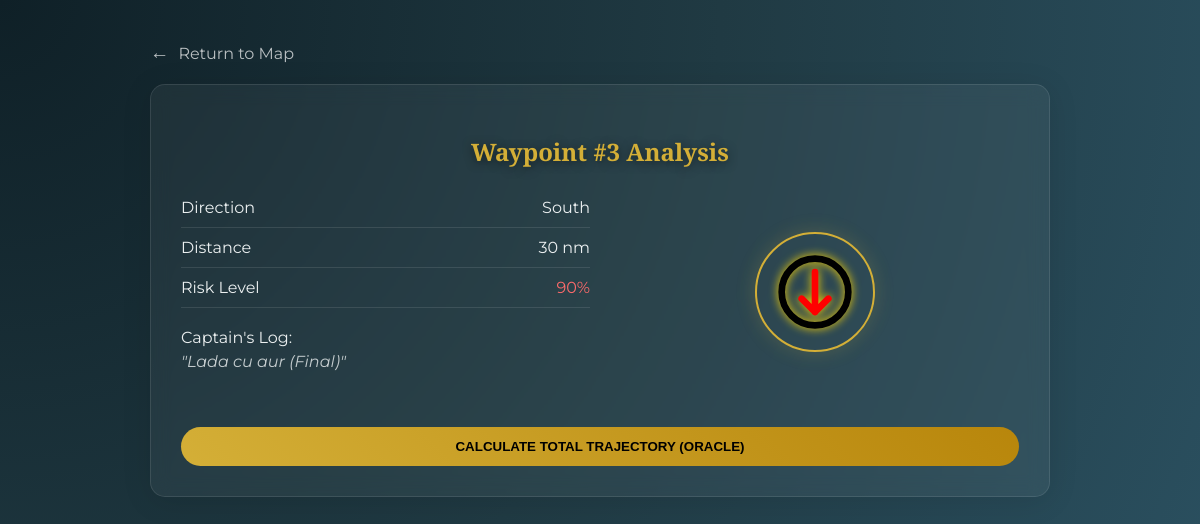
Page /instructions/3/ on the committed database.
### treasure_hunt/models.py (models this page shows, shortened)
class Instruction(models.Model):
    DIRECTION_CHOICES = [
        ('north', 'North'),
        ('north-east', 'North-East'),
        ('east', 'East'),
        ('south-east', 'South-East'),
        ('south', 'South'),
        ('south-west', 'South-West'),
        ('west', 'West'),
        ('north-west', 'North-West'),
        ('none', 'None'), # Adaugat pentru pasul final
    ]
    direction = models.CharField(
        max_length=20,
        choices=DIRECTION_CHOICES,
        help_text="alege directia"
    )
    distance = models.IntegerField(
        validators=[MinValueValidator(0)], # Permitem 0 pentru cufar
        help_text="distanta in mile/km"
    )
    description = models.TextField(
        help_text="descrierea pasului"
    )
    risk_level = models.IntegerField(
        validators=[MinValueValidator(0), MaxValueValidator(100)],
        help_text="cat de periculos e (0-100)",
        default=0
    )
    previous_instruction = models.OneToOneField(
        'self',
        on_delete=models.SET_NULL,
        null=True,
        blank=True,
        related_name='next_instruction',
        help_text="leaga de pasul anterior"
    )

### treasure_hunt/views.py (the view, shortened to what this page needs)
# urls.py: path('instructions/<int:pk>/', views.instruction_detail, name='instruction_detail'),
def instruction_detail(request, pk):
    instruction = get_object_or_404(Instruction, pk=pk)
    total_distance = None
    avg_risk = None
    show_summary = False
    return render(request, 'treasure_hunt/detail.html', {
        'instruction': instruction, 'show_summary': show_summary,
        'total_distance': total_distance, 'avg_risk': avg_risk
    })

### treasure_hunt/templates/treasure_hunt/detail.html (shortened to what this page needs)
{% load static %}
<!DOCTYPE html>
<html lang="en">
<head>
    <link rel="stylesheet" href="{% static 'treasure_hunt/style.css' %}">
</head>
<body>
<div class="container">
    <a href="{% url 'compass' %}" class="back-link">
        <span style="font-size: 1.2rem; margin-right: 5px;">&#8592;</span> Return to Map
    </a>
    <div class="glass-card">
        <h2>Waypoint #{{ instruction.id }} Analysis</h2>
        <div class="detail-grid">
            <div class="info-col">
                <div class="info-row">
                    <span class="info-label">Direction</span>
                    <span class="info-value gold">{{ instruction.get_direction_display }}</span>
                </div>
                <div class="info-row">
                    <span class="info-label">Distance</span>
                    <span class="info-value">{{ instruction.distance }} nm</span>
                </div>
                <div class="info-row">
                    <span class="info-label">Risk Level</span>
                    <span class="info-value" style="color: #ff6b6b;">{{ instruction.risk_level }}%</span>
                </div>
                <div class="info-row" style="border: none; display: block; padding-top: 20px;">
                    <span class="info-label">Captain's Log:</span>
                    <p style="font-style: italic; margin-top: 5px; opacity: 0.8;">"{{ instruction.description }}"</p>
                </div>
            </div>
            <div class="visual-col" style="display: flex; justify-content: center;">
                <div class="compass-circle">
                     <img src="{% static 'treasure_hunt/'|add:instruction.direction|add:'.svg' %}"
                          width="80" height="80"
                          style="filter: drop-shadow(0 0 5px gold);">
                </div>
            </div>
        </div>
        <div style="margin-top: 30px;">
            <a href="?summary=true">
                <button>Calculate Total Trajectory (Oracle)</button>
            </a>
        </div>
    </div>
</div>
</body>
</html>

### treasure_hunt/static/treasure_hunt/style.css (style rules this page uses)
:root { --primary-gold: #d4af37; --glass-bg: rgba(255, 255, 255, 0.05); --glass-border: rgba(255, 255, 255, 0.1); --text-light: #ecf0f1; }
* { box-sizing: border-box; transition: all 0.3s ease; }
body { margin: 0; font-family: 'Montserrat', sans-serif; background: radial-gradient(circle at top left, #0f2027, #203a43, #2c5364); color: var(--text-light); min-height: 100vh; padding: 40px 20px; }
.container { max-width: 900px; margin: 0 auto; }
h1, h2, h3 { font-family: 'Cinzel', serif; color: var(--primary-gold); text-align: center; text-shadow: 0 2px 10px rgba(0,0,0,0.5); }
.glass-card { background: var(--glass-bg); backdrop-filter: blur(10px); border: 1px solid var(--glass-border); border-radius: 15px; padding: 30px; margin-bottom: 30px; box-shadow: 0 4px 30px rgba(0, 0, 0, 0.1); }
button { background: linear-gradient(45deg, var(--primary-gold), #b8860b); color: #000; font-weight: bold; padding: 12px 25px; border: none; border-radius: 50px; cursor: pointer; width: 100%; text-transform: uppercase; }
.back-link { color: rgba(255,255,255,0.7); text-decoration: none; display: block; margin-bottom: 20px; }
.detail-grid { display: grid; grid-template-columns: 1fr 1fr; gap: 20px; align-items: center; }
.info-row { border-bottom: 1px solid rgba(255,255,255,0.1); padding: 10px 0; display: flex; justify-content: space-between; }
.compass-circle { width: 120px; height: 120px; border-radius: 50%; border: 2px solid var(--primary-gold); display: flex; align-items: center; justify-content: center; margin: 0 auto; box-shadow: 0 0 20px rgba(212, 175, 55, 0.2); }

### rows in the picture
Instruction: id "3", direction "South", distance "30", risk_level "90", description "Lada cu aur (Final)", direction (picture)
